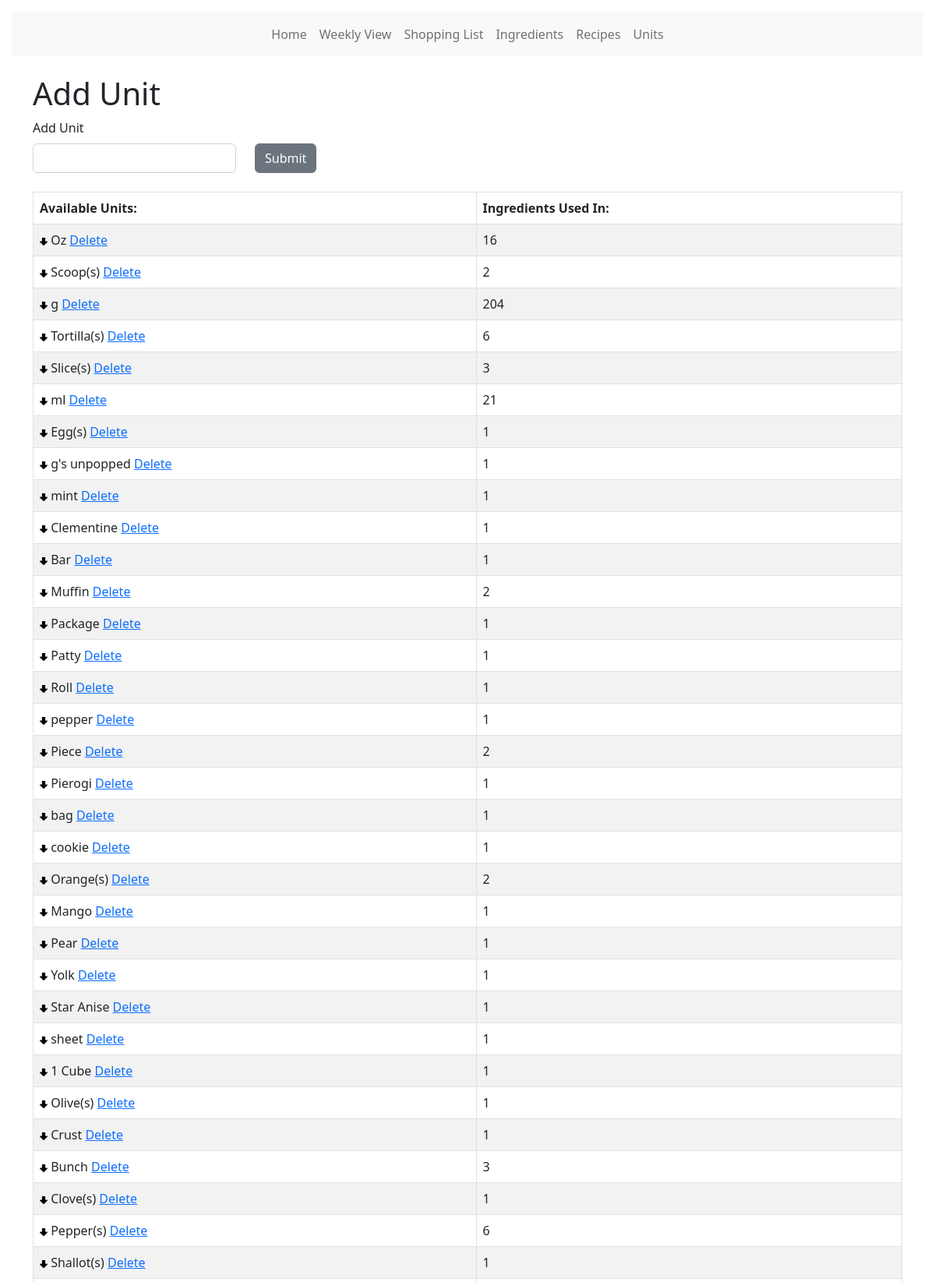
/units (upper part), run on the app's committed database.
### models.py (models this page shows, shortened)
class Unit(db.Model):
    id = db.Column(db.Integer, primary_key=True)
    oid = db.Column(db.Integer, autoincrement=True)
    name = db.Column(db.String(30))
    ingredients = db.relationship("UnitIngredient", backref="unit")
    def count_unit(self):
        count = UnitIngredient.query.filter_by(uid=self.id).count()
        return count

### main.py (the view)
@app.route("/units", methods=["GET", "POST"])
def unit_page():
    unit_list = Unit.query.order_by(Unit.oid)
    last_oid = Unit.query.order_by(Unit.oid.desc()).first()
    new_oid = last_oid.oid + 1
    form = AddUnit()
    if form.submit.data and form.validate_on_submit():
        update = Unit(oid=new_oid, name=form.unit.data)
        db.session.add(update)
        db.session.commit()
        unit_list = Unit.query.order_by(Unit.oid)
    return render_template("/units/units.html", unit_list=unit_list, form=form)

### forms.py
class AddUnit(FlaskForm):
    unit = StringField(
        "Add Unit",
        validators=[validators.InputRequired()],
    )
    submit = SubmitField("Submit")

### templates/units/units.html (shortened to what this page needs)
<!DOCTYPE html>
<html lang="en">
  <head>
    <link
      href="{{ url_for('static', filename='css/select2.css') }}"
      rel="stylesheet"
    />
    {% extends 'base.html' %} {% block content %}
  </head>
  <body>
    <br />
    <h1>Add Unit</h1>
    <form method="POST">
      <div class="row">
        <div class="col-3">
          {{ form.hidden_tag() }} {{ form.unit.label(class="form-label") }} {{
          form.unit(class="form-control w-100") }}
        </div>
        <div class="col-2">
          <br />
          {{ form.submit(class="btn btn-secondary mt-2") }}
        </div>
      </div>
    </form>
    <br />
    <table class="table table-hover table-bordered table-striped">
      <thead>
        <tr>
          <th>Available Units:</th>
          <th>Ingredients Used In:</th>
        </tr>
      </thead>
      <tbody>
        <tr>
          {% for unit in unit_list %}
          <td>
            <a href="{{url_for('unit_order_move_down', id=unit.id)}}"><img
              src="{{ url_for('static', filename='images/down_arrow.png') }}" width="10" /></a>
            {{unit.name}}
            <a
              href="{{url_for('unit_delete', id=unit.id)}}"
              ,
              onclick="return confirm('Are you want to delete this? You cannot undo this action.')"
              >Delete</a
            >
          </td>
          <td>{{unit.count_unit()}}</td>
        </tr>
        {% endfor %}
      </tbody>
    </table>
  </body>
  {% endblock %}

### data on the page
Unit: name "Oz", count_unit "16"
Unit: name "Scoop(s)", count_unit "2"
Unit: name "g", count_unit "204"
Unit: name "Tortilla(s)", count_unit "6"
Unit: name "Slice(s)", count_unit "3"
Unit: name "ml", count_unit "21"
Unit: name "Egg(s)", count_unit "1"
Unit: name "g's unpopped", count_unit "1"
Unit: name "mint", count_unit "1"
Unit: name "Clementine", count_unit "1"
Unit: name "Bar", count_unit "1"
Unit: name "Muffin", count_unit "2"
Unit: name "Package", count_unit "1"
Unit: name "Patty", count_unit "1"
Unit: name "Roll", count_unit "1"
Unit: name "pepper", count_unit "1"
Unit: name "Piece", count_unit "2"
Unit: name "Pierogi", count_unit "1"
Unit: name "bag", count_unit "1"
Unit: name "cookie", count_unit "1"
Unit: name "Orange(s)", count_unit "2"
Unit: name "Mango", count_unit "1"
Unit: name "Pear", count_unit "1"
Unit: name "Yolk", count_unit "1"
Unit: name "Star Anise", count_unit "1"
Unit: name "sheet", count_unit "1"
Unit: name "1 Cube", count_unit "1"
Unit: name "Olive(s)", count_unit "1"
Unit: name "Crust", count_unit "1"
Unit: name "Bunch", count_unit "3"
Unit: name "Clove(s)", count_unit "1"
Unit: name "Pepper(s)", count_unit "6"
Unit: name "Shallot(s)", count_unit "1"
